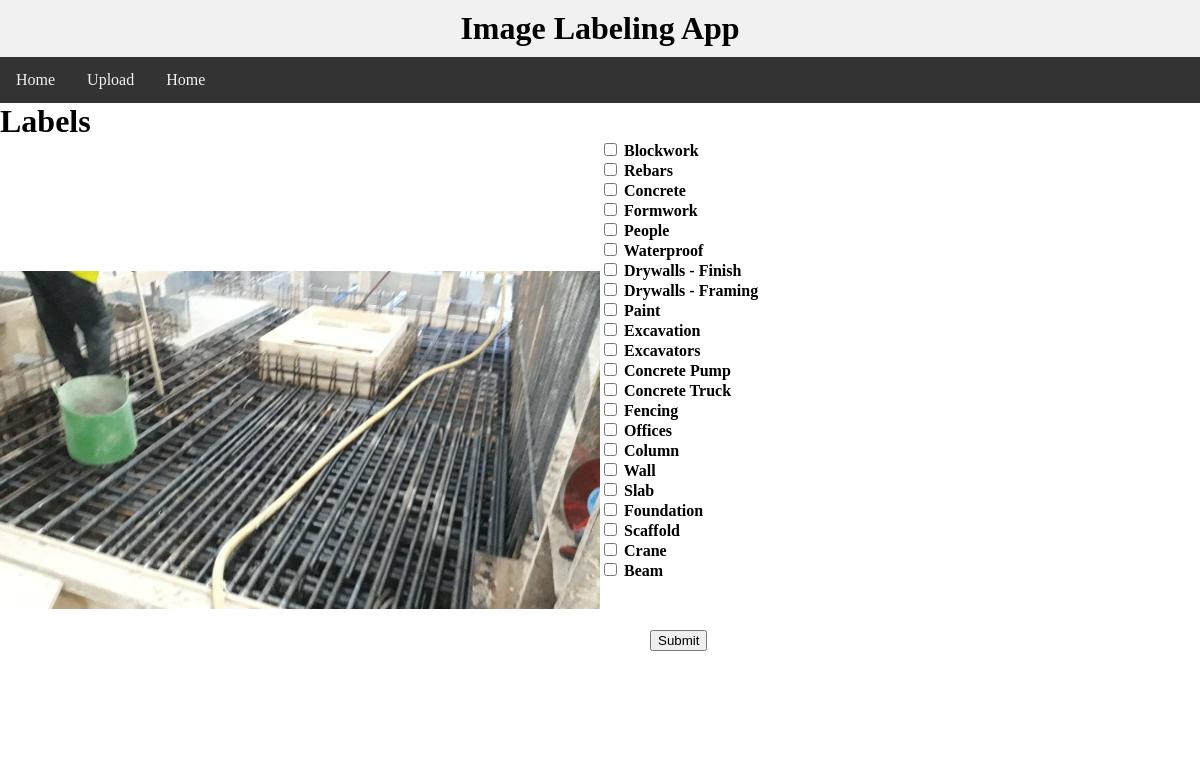
The app's page /, older data.
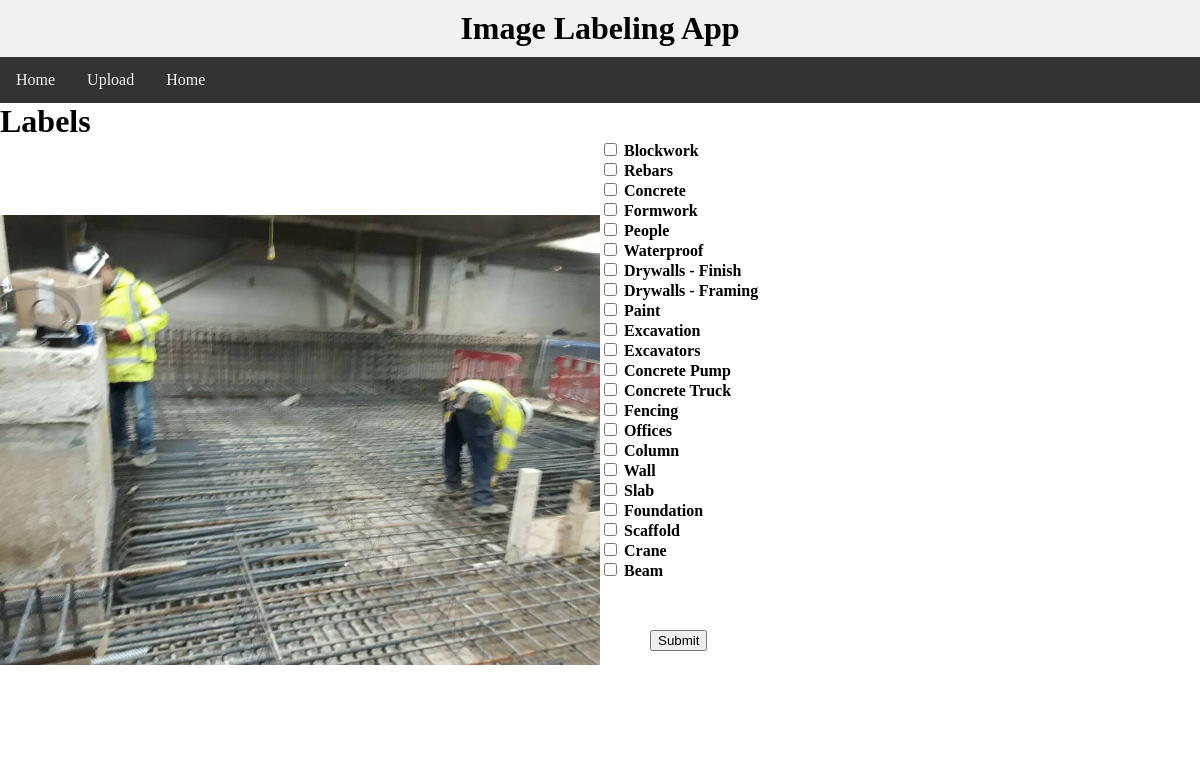
The same page, newer data.
### models.py (models this page shows)
class Img(db.Model):
    id = db.Column(db.Integer, primary_key=True)
    name = db.Column(db.Text, nullable=False)
    mimetype = db.Column(db.Text, nullable=False)
    labelled = db.Column(db.Boolean, nullable=True)

### app.py (the view)
@app.route('/')
def hello_world():
    img = Img.query.filter_by(labelled=False).first()
    if img:
        imsrc= 'images/' + img.name
        labels = Labels.query.all()
        return render_template('labels.html', labels=labels, img=img, imsrc=imsrc)
    return "No Images Found"

### templates/labels.html (shortened to what this page needs)
{% include 'navbar.html' %}
<H1>Labels</H1>
<div class="container">
<form action = "{{ url_for('update') }}" method = "POST">
	<div class="child">
	 <img src="{{ url_for('send_image', filename=img.name)}}" width="600" height="600" style="object-fit: contain;"/>
	</div>
	<div class="child">
	{%for label in labels %}
		<div class="form-check text-warning" style="color: #000; font-weight: bold;">
			<input class="form-check-input" type="checkbox" value="{{ label.id }}" name="labels" id="{{ label.id }}">
			<label class="form-check-label" for="defaultCheck1">{{ label.name }}</label>
		</div>
	{% endfor %}
		<div style="margin:50px">
			<input type = "submit" />
		</div>
	</div>
</form>
</div>

Row changes from the older to the newer data that the page shows:
no longer on this page (row edited): Img: name (picture)
now on this page (row unchanged): Img: name (picture)
